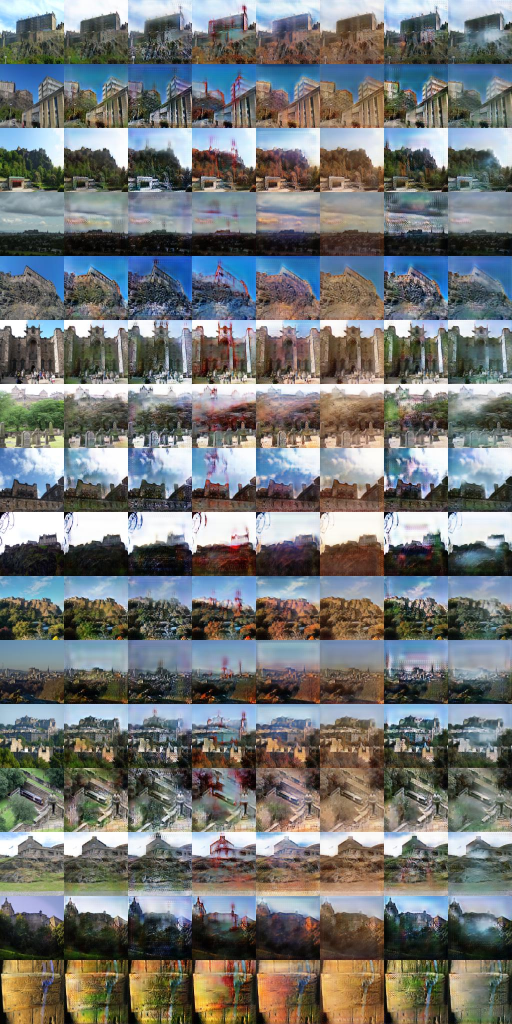
#> input picture code/test1.jpg, 1024 x 2048 px, found by its file name (shown at 1/2 size)
$ python test.py
#> lines starting #> are read from the running program, lines starting #| are printed output that depends on the picture
from PIL import Image
import numpy as np

im = np.array(Image.open('/home/vinita/Documents/Neural_Networks/stargan_final/code/test1.jpg'))
#> im is the input picture: shape (2048, 1024, 3); mean R, G, B 116, 118.3, 117.1

print(im.dtype)
#| uint8
# uint8

print(im.ndim)
#| 3
# 3

print(im.shape)
#| (2048, 1024, 3)

arr1 = im.reshape(-1, 128, 128, 3)

for n in np.arange(10):
	img_nm = 'img'+str(n)+'.jpg'
	img = arr1[n,:,:,:]
	img_pic = Image.fromarray(img)
	img_pic.save(img_nm)
#> this loop made 10 passes
#> pass 1, `img = arr1[n,:,:,:]`:
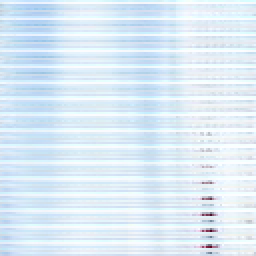
#> img: shape (128, 128, 3) (shown 2 times larger); mean of channels 0, 1, 2 220.6, 235.2, 246.4; drawn as R, G, B
#> pass 2, `img = arr1[n,:,:,:]`:
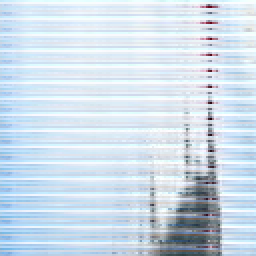
#> img: shape (128, 128, 3) (shown 2 times larger); mean of channels 0, 1, 2 207, 221.6, 234.2; drawn as R, G, B
#> pass 3, `img = arr1[n,:,:,:]`:
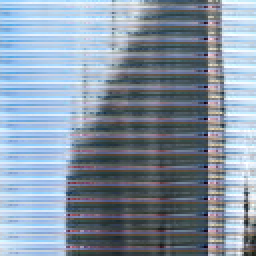
#> img: shape (128, 128, 3) (shown 2 times larger); mean of channels 0, 1, 2 134.2, 148.7, 164.6; drawn as R, G, B
#> after the loop:
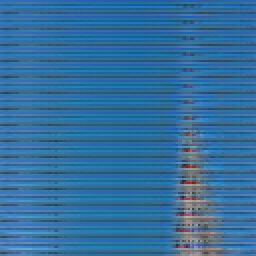
#> img: shape (128, 128, 3) (shown 2 times larger); mean of channels 0, 1, 2 51.3, 110.3, 157.1; drawn as R, G, B
